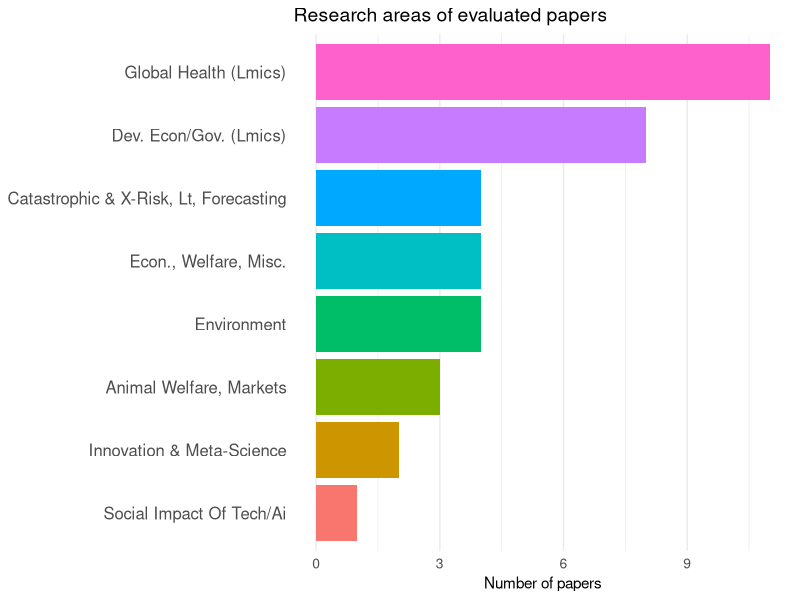
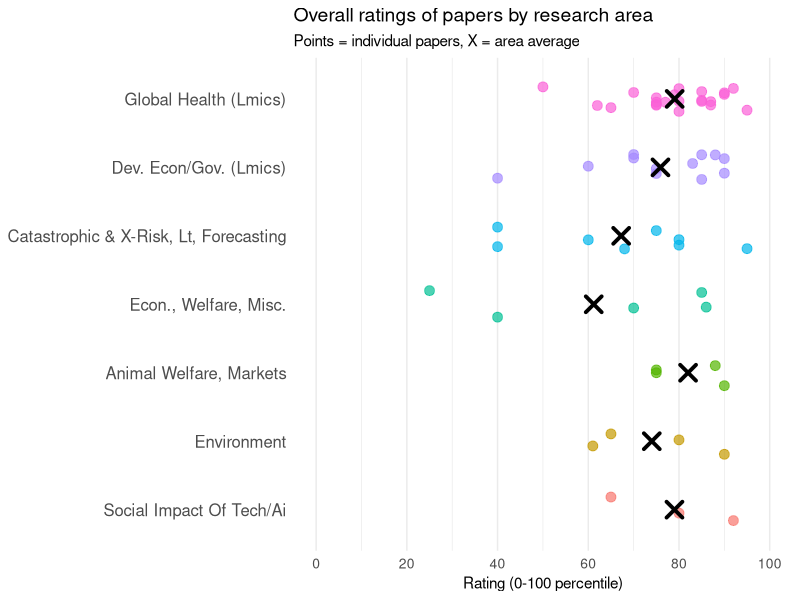
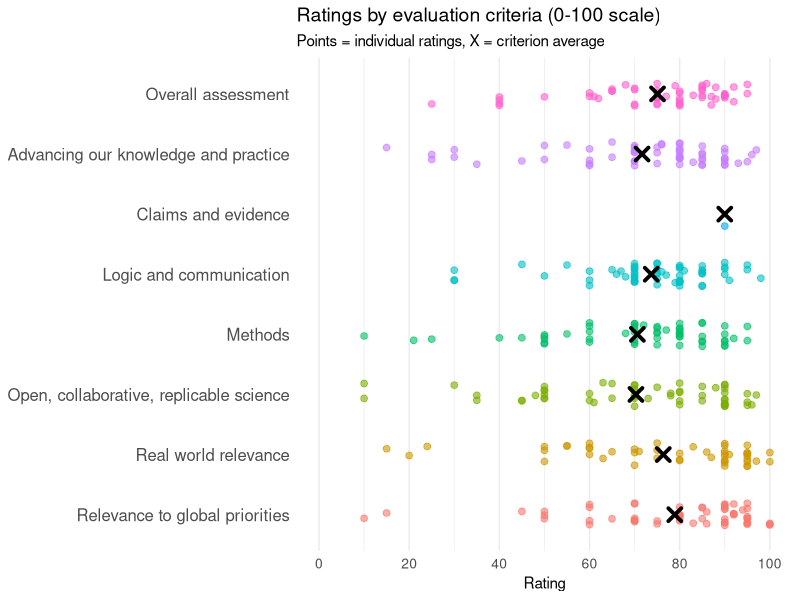
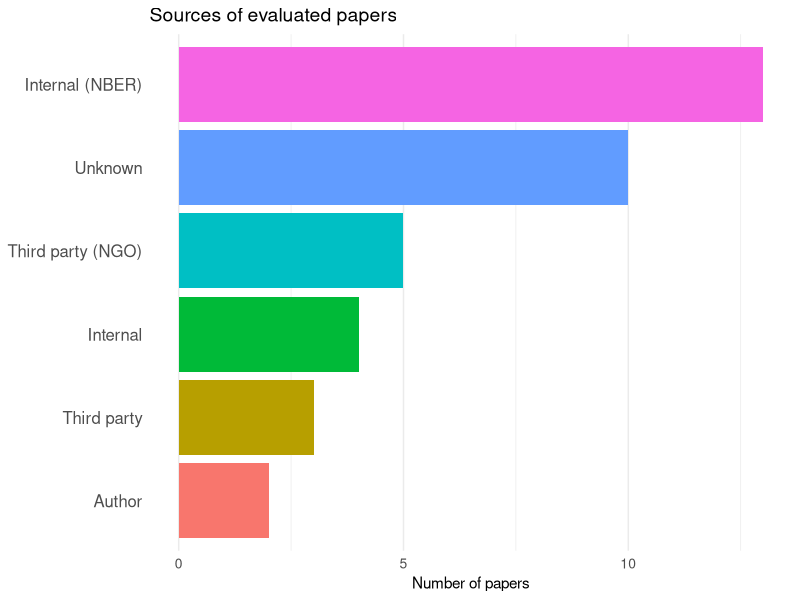

Reproduce these figures in R, in order.
## ---- chunk 1
#| label: setup
#| include: false

library(dplyr)
library(ggplot2)
library(forcats)
library(stringr)
library(knitr)
library(here)

research <- readr::read_csv(here("data/research.csv"), show_col_types = FALSE)
ratings <- readr::read_csv(here("data/rsx_evalr_rating.csv"), show_col_types = FALSE)

res_ratings <- inner_join(ratings, research,
                          by = join_by(research == label_paper_title))

my_theme <- theme_minimal() +
      theme(
        legend.position = "none",
        panel.grid.major.y = element_blank(),
        panel.grid.minor.y = element_blank(),
        axis.text.y = element_text(size = 12),
        axis.text.x = element_text(size = 10),
        plot.title = element_text(size = 14)
      )
theme_set(my_theme)

criteria_titles <- c(
  "overall"         = "Overall assessment",
  "adv_knowledge"   = "Advancing our knowledge and practice",
  "methods"         = "Methods",
  "logic_comms"     = "Logic and communication",
  "real_world"      = "Real world relevance",
  "gp_relevance"    = "Relevance to global priorities",
  "claims"          = "Claims and evidence",
  "open_sci"        = "Open, collaborative, replicable science",
  "merits_journal"  = "Deserved journal tier",
  "journal_predict" = "Predicted journal tier"
)
## ---- chunk 2
#| label: summary
#| echo: false

evaled <- research |>
  filter(status == "50_published evaluations (on PubPub, by Unjournal)")

n_papers <- nrow(evaled)
n_evals <- n_distinct(select(res_ratings, research, evaluator))
n_areas <- n_distinct(evaled$main_cause_cat_abbrev, na.rm = TRUE)
## ---- chunk 3
#| label: areas-plot
#| echo: false
#| fig-width: 8
#| fig-height: 5

evaled |>
  filter(!is.na(main_cause_cat_abbrev)) |>
  mutate(
    area = str_to_title(main_cause_cat_abbrev),
    area = fct_infreq(area),
    area = fct_rev(area)
  ) |>
  ggplot(aes(y = area, fill = area)) +
    geom_bar() +
    labs(
      title = "Research areas of evaluated papers",
      x = "Number of papers",
      y = NULL
    )
## ---- chunk 4
#| label: areas-table
#| echo: false

evaled |>
  filter(!is.na(main_cause_cat_abbrev)) |>
  count(Area = str_to_title(main_cause_cat_abbrev), name = "Papers") |>
  arrange(desc(Papers)) |>
  kable()
## ---- chunk 5
#| label: ratings-plot
#| echo: false
#| fig-width: 9
#| fig-height: 6

plot_data <- res_ratings |>
  filter(criteria == "overall") |>
  filter(!is.na(main_cause_cat_abbrev)) |>
  mutate(
    area = str_to_title(main_cause_cat_abbrev),
    area = fct_infreq(area),
    area = fct_rev(area)
  )

means <- plot_data |>
  summarize(mean_rating = mean(middle_rating, na.rm = TRUE), .by = area)

ggplot(plot_data, aes(y = area, x = middle_rating)) +
  geom_jitter(aes(color = area), height = 0.2, width = 0, alpha = 0.7, size = 3) +
  geom_point(data = means, aes(x = mean_rating, y = area),
             shape = 4, size = 4, stroke = 2, color = "black", inherit.aes = FALSE) +
  scale_x_continuous(breaks = seq(0, 100, 20), limits = c(0, 100)) +
  labs(
    title = "Overall ratings of papers by research area",
    subtitle = "Points = individual papers, X = area average",
    x = "Rating (0-100 percentile)",
    y = NULL
  )
## ---- chunk 6
#| label: ratings-table
#| echo: false

res_ratings |>
  filter(criteria == "overall") |>
  select(Paper = research, Area = main_cause_cat_abbrev,
         Rating = middle_rating, `Lower CI` = lower_CI, `Upper CI` = upper_CI) |>
  mutate(Area = str_to_title(Area)) |>
  arrange(desc(Rating)) |>
  kable(digits = 1)
## ---- chunk 7
#| label: criteria-plot
#| echo: false
#| fig-width: 9
#| fig-height: 7

criteria_data <- res_ratings |>
  filter(criteria %in% names(criteria_titles)) |>
  filter(!criteria %in% c("merits_journal", "journal_predict")) |>
  mutate(
    criteria_label = criteria_titles[criteria],
    criteria_label = fct_relevel(criteria_label, "Overall assessment"),
    criteria_label = fct_rev(criteria_label)
  )

means <- criteria_data |>
  group_by(criteria_label) |>
  summarize(mean_rating = mean(middle_rating, na.rm = TRUE))

ggplot(criteria_data, aes(y = criteria_label, x = middle_rating, color = criteria_label)) +
  geom_jitter(height = 0.2, width = 0, alpha = 0.6, size = 2) +
  geom_point(data = means, aes(x = mean_rating, y = criteria_label),
             shape = 4, size = 3, stroke = 2, color = "black", inherit.aes = FALSE) +
  scale_x_continuous(breaks = seq(0, 100, 20), limits = c(0, 100)) +
  labs(
    title = "Ratings by evaluation criteria (0-100 scale)",
    subtitle = "Points = individual ratings, X = criterion average",
    x = "Rating",
    y = NULL
  )
## ---- chunk 8
#| label: criteria-table
#| echo: false

res_ratings |>
  filter(criteria %in% names(criteria_titles)) |>
  mutate(Criteria = criteria_titles[criteria]) |>
  group_by(Criteria) |>
  summarize(
    `Mean` = mean(middle_rating, na.rm = TRUE),
    `Median` = median(middle_rating, na.rm = TRUE),
    `Min` = min(middle_rating, na.rm = TRUE),
    `Max` = max(middle_rating, na.rm = TRUE),
    `N` = n()
  ) |>
  arrange(desc(Mean)) |>
  kable(digits = 1)
## ---- chunk 9
#| label: sources-plot
#| echo: false
#| fig-width: 8
#| fig-height: 5

evaled |>
  mutate(
    Source = case_match(source_main,
      "internal-NBER"                ~ "Internal (NBER)",
      "internal-from-syllabus-agenda-policy-database" ~ "Internal",
      "suggested - internally"       ~ "Internal",
      "submitted (by author(s))"     ~ "Author",
      "suggested - externally"       ~ "Third party",
      "suggested - externally - NGO" ~ "Third party (NGO)",
      .default = "Unknown"
    ),
    Source = fct_infreq(Source),
    Source = fct_rev(Source)
  ) |>
  ggplot(aes(y = Source, fill = Source)) +
    geom_bar() +
    labs(
      title = "Sources of evaluated papers",
      x = "Number of papers",
      y = NULL
    )
## ---- chunk 10
#| label: sources-table
#| echo: false

evaled |>
  mutate(
    Source = case_match(source_main,
      "internal-NBER"                ~ "Internal (NBER)",
      "internal-from-syllabus-agenda-policy-database" ~ "Internal",
      "suggested - internally"       ~ "Internal",
      "submitted (by author(s))"     ~ "Author",
      "suggested - externally"       ~ "Third party",
      "suggested - externally - NGO" ~ "Third party (NGO)",
      .default = "Unknown"
    )
  ) |>
  count(Source, name = "Papers") |>
  arrange(desc(Papers)) |>
  kable()
## ---- chunk 11
#| label: all-papers
#| echo: false

evaled |>
  select(Paper = label_paper_title, Area = main_cause_cat_abbrev,
         Status = publication_status, Source = source_main) |>
  mutate(Area = str_to_title(Area)) |>
  arrange(Paper) |>
  kable()
